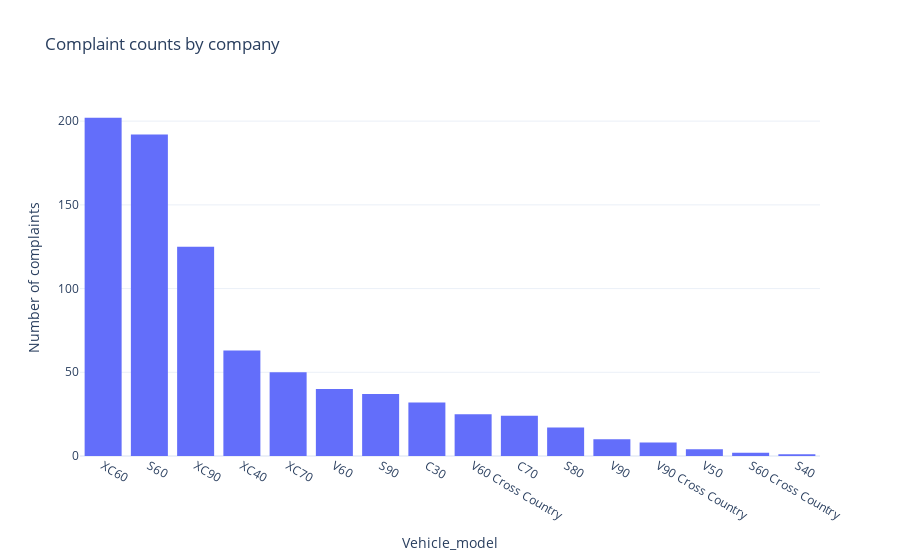

Notebook cell for this chart:
### Code cell
fig = px.histogram(complaint_df, x='Vehicle_model', template='plotly_white', title='Complaint counts by company')
fig.update_xaxes(categoryorder='total descending').update_yaxes(title='Number of complaints')
fig.show()

### Figure 1 — Plotly figure (JSON) as saved in the notebook; plotly's stock layout.template omitted (floating-point values rounded to 4 significant figures; data arrays with more than 128 entries replaced by an {"elided": "..."} marker saying what was removed)
{"data": [{"alignmentgroup": "True", "bingroup": "x", "hovertemplate": "Vehicle_model=%{x}<br>count=%{y}<extra></extra>", "legendgroup": "", "marker": {"color": "#636efa"}, "name": "", "offsetgroup": "", "orientation": "v", "showlegend": false, "type": "histogram", "x": {"elided": "832 str values"}, "xaxis": "x", "yaxis": "y"}], "layout": {"barmode": "relative", "legend": {"tracegroupgap": 0}, "title": {"text": "Complaint counts by company"}, "xaxis": {"anchor": "y", "categoryorder": "total descending", "domain": [0, 1], "title": {"text": "Vehicle_model"}}, "yaxis": {"anchor": "x", "domain": [0, 1], "title": {"text": "Number of complaints"}}}}
